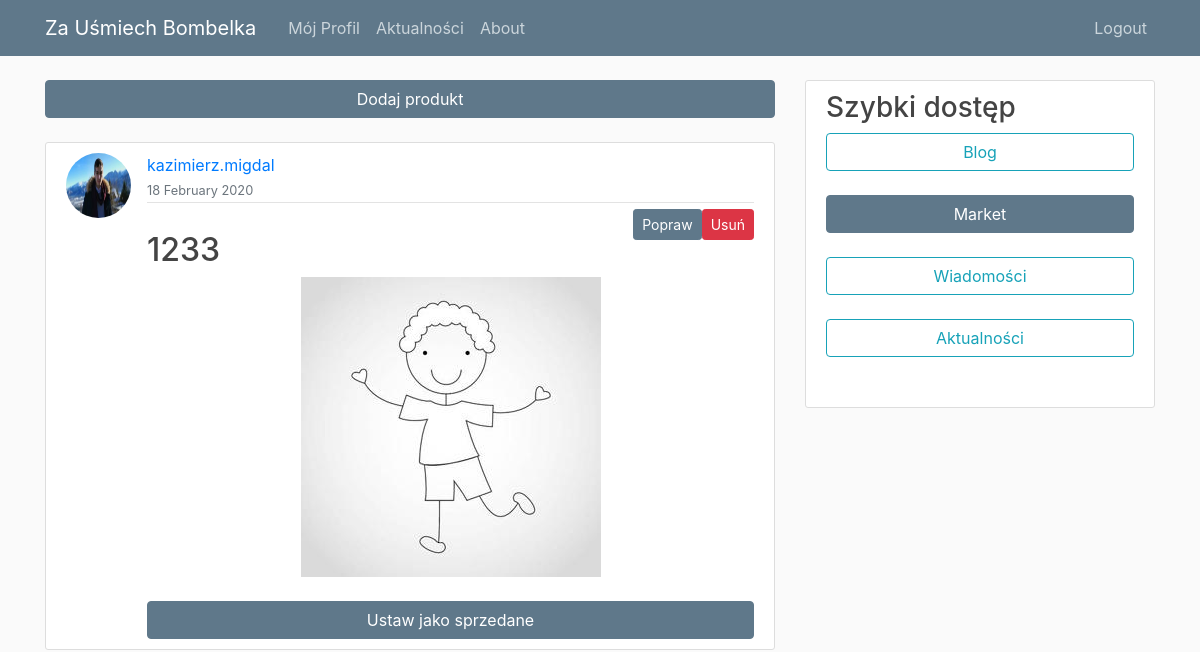
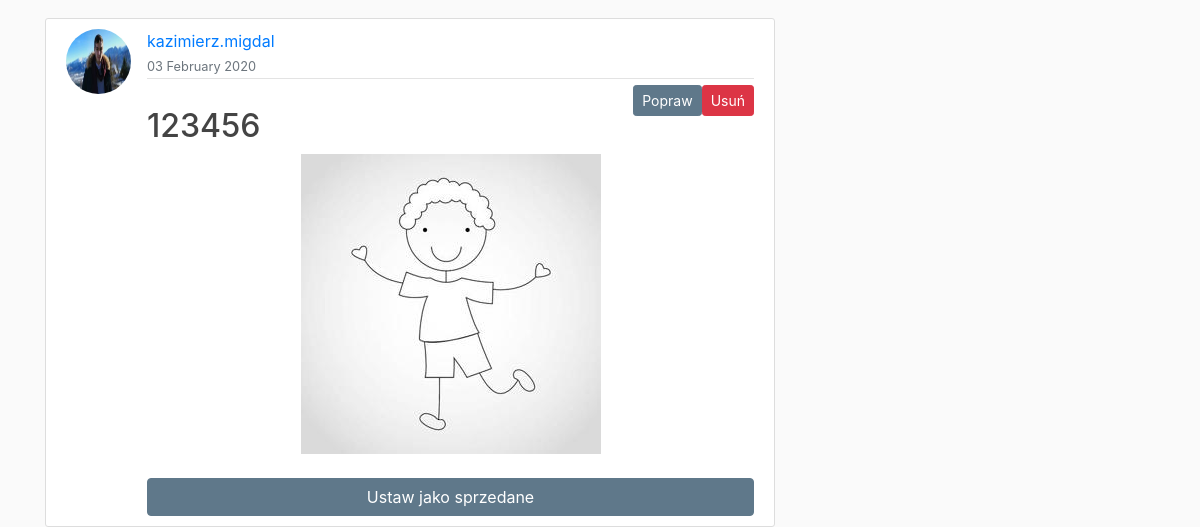
The app's page /market/ (signed in, upper part), older data (2 pictures, top to bottom).
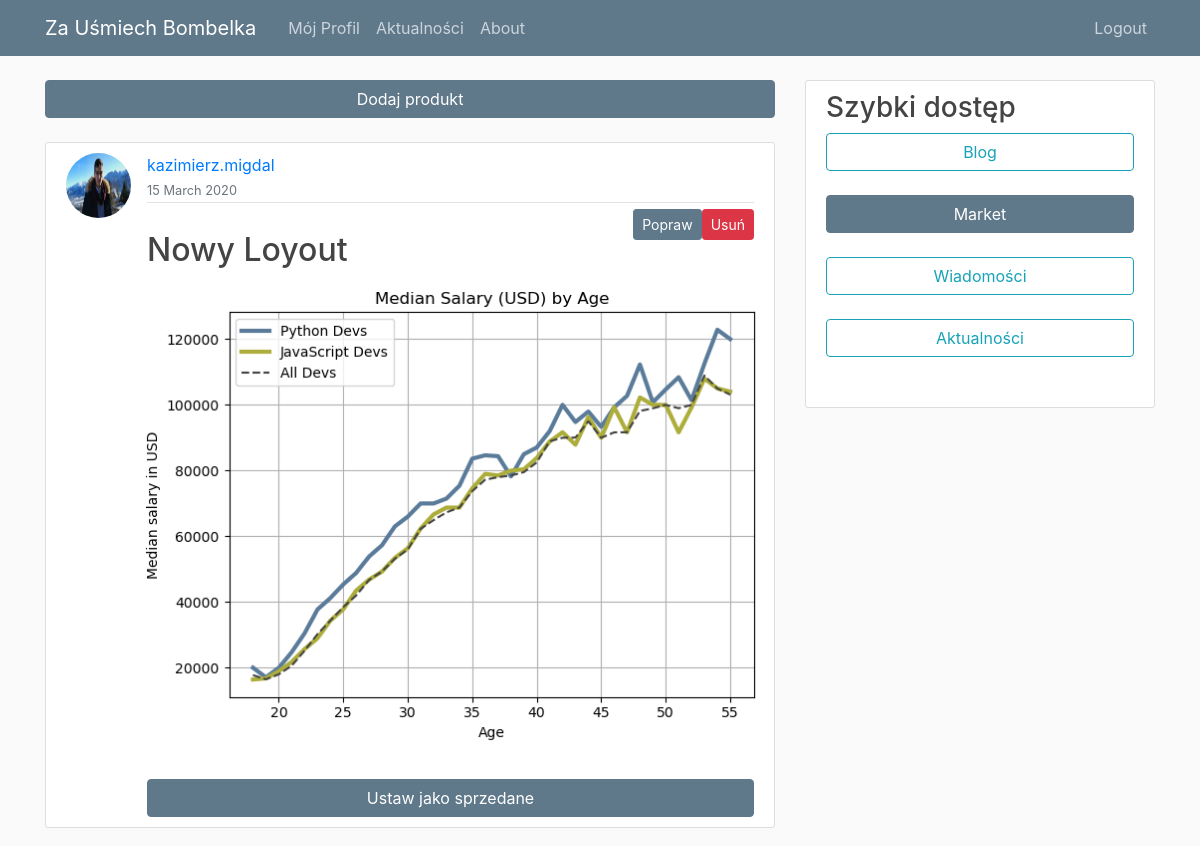
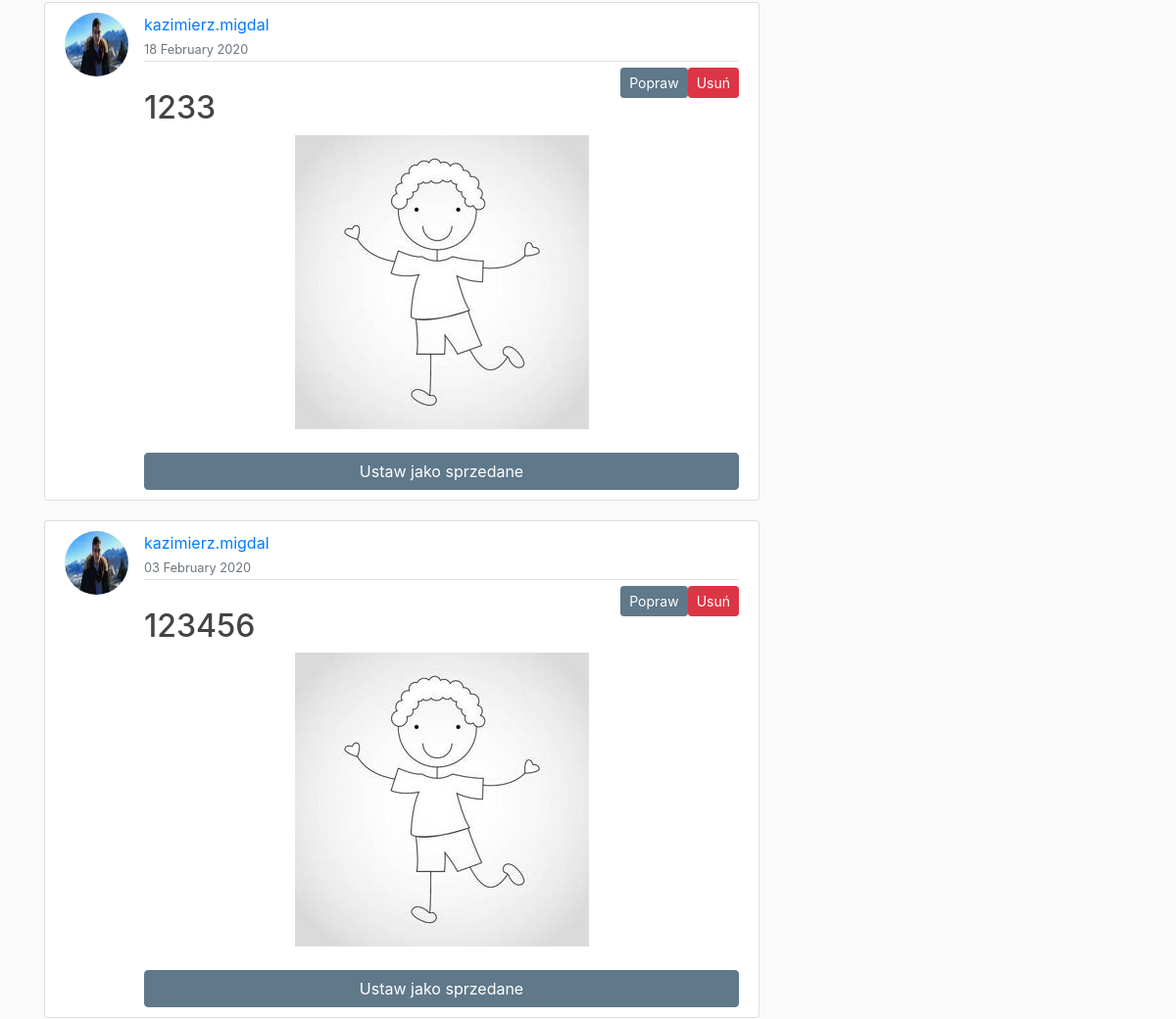
The same page, newer data (2 pictures, top to bottom).
### market/models.py (models this page shows, shortened)
class Product(models.Model):
    author = models.ForeignKey(User, on_delete=models.CASCADE)
    date_posted = models.DateTimeField(default=timezone.now)
    title = models.CharField(max_length=100, verbose_name='')
    description = models.TextField(verbose_name='')
    photo_1 = models.ImageField(default='default_1.jpg', upload_to='product_pics', verbose_name='')
    photo_2 = models.ImageField(default='default_1.jpg', upload_to='product_pics', verbose_name='')
    photo_3 = models.ImageField(default='default_1.jpg', upload_to='product_pics', verbose_name='')
    SEX_TAG_CHOISE= [('Boy','Chłopca'),('Girl', 'Dziewczynki'), ('Unisex', 'Zarówno dla chłopca jaki i dziewczynki')]
    tag_sex = models.CharField(max_length=6, choices = SEX_TAG_CHOISE, default='Unisex', verbose_name='')
    tag_age = models.IntegerField(choices = [(1,'< 1 miesiąc'),
                                            (2,'< 3 miesiące'),
                                            (3,'< 6 miesięcy'),
                                            (4,'< 1 rok'),
                                            (5,'< 1.5 roku'),
                                            (6,'< 2 lata'),
                                            (7,'Ponad 2 lata')],
                                                                 default=1, verbose_name='')

### users/models.py (models this page shows, shortened)
class Profile(models.Model):
    user = models.OneToOneField(User, on_delete=models.CASCADE)
    image = models.ImageField(default='default.jpg', upload_to='profile_pics')
    description = models.TextField(default='Brak opisu')
    SEX_TAG_CHOISE = [('Boy','dla chłopca'),('Girl', 'dla dziewczynki'), ('Unisex', 'zarówno dla chłopca jaki i dziewczynki')]
    AGE_TAG_CHOISE =[(1,'< 1 miesiąca'),(2,'< 3 miesiący'),(3,'< 6 miesięcy'),(4,'< 1 rok'),(5,'< 1.5 roku'),(6,'< 2 lat'),(7,'Ponad 2 lat')]
    interested_sex_tag = models.CharField(max_length=6, choices = SEX_TAG_CHOISE, default='Unisex')
    interested_age_tag = models.IntegerField(choices=AGE_TAG_CHOISE, default=1)
    sold_sex_tag = models.CharField(max_length=6, choices = SEX_TAG_CHOISE, default='Unisex')
    sold_age_tag = models.IntegerField(choices=AGE_TAG_CHOISE, default=1)

### market/views.py (the view)
# urls.py: path('', ProductListView.as_view(), name='market-home'),
class ProductListView(LoginRequiredMixin,ListView):
    model = Product
    context_object_name = 'products'
    template_name = 'market/index.html'
    ordering = ['-date_posted']
    def get_context_data(self, **kwargs):
        context = super().get_context_data(**kwargs)
        context['section'] = 'market'
        return context

### market/templates/market/index.html
{% extends "blog/base.html" %}
{% block content %}
<div class="sticky-top">
    <a class="mr-2" href="{% url 'product-create' %}"><button class="btn btn-sample btn-block">Dodaj produkt</button></a>
</div>
{% for product in products %}
<article class="media content-section">
    <img class="rounded-circle article-img" src="{{ product.author.profile.image.url }}">
    <div class="media-body">
        <div class="article-metadata">
            <a class="mr-2" href="{% url 'profile' product.author %}">{{ product.author }}</a>
            <br>
            <small class="text-muted">{{ product.date_posted|date:"d F Y" }}</small>
            {% if product.author == user %}
                <div class="article-title" >
                    <a class="btn btn-danger btn-sm float-right mt-2" href="{% url 'product-delete' product.id%}">Usuń</a>
                    <a class="btn btn-sample btn-sm float-right mt-2" href="{% url 'product-update' product.id%}">Popraw</a>
                </div>
            {% endif %}
        </div>
        <br>
        <h2><a class="article-title" href="{% url 'product-detail' product.id %}">{{ product.title }}</a></h2>
         <div class = "row justify-content-center">
            <img class="img-fluid" alt="Responsive image" src="{{ product.photo_1.url }}">
        </div>
        <br>
        {% if product.author == user %}
            <button class="btn btn-sample btn-block">Ustaw jako sprzedane</button>
        {% else %}
            <button class="btn btn-sample btn-block">Skontaktuj się by kupić</button>
        {% endif %}
    </div>
</article>
{% endfor %}
{% endblock content %}

### blog/templates/blog/base.html (shortened to what this page needs)
{% load static %}
<!DOCTYPE html>
<html>
<head>
    <link rel="stylesheet" href="https://maxcdn.bootstrapcdn.com/bootstrap/4.0.0/css/bootstrap.min.css">
    <link rel="stylesheet" href="https://cdnjs.cloudflare.com/ajax/libs/font-awesome/4.7.0/css/font-awesome.min.css">
    <link rel="stylesheet" type="text/css" href="{% static 'blog/main.css' %}">
</head>
<body>
  <header class="site-header">
    <nav class="navbar navbar-expand-md navbar-dark bg-steel fixed-top">
      <div class="container">
        <a class="navbar-brand mr-4" href="{% url 'blog-home' %}">Za Uśmiech Bombelka</a>
        <div class="collapse navbar-collapse" id="navbarToggle">
          <div class="navbar-nav mr-auto">
            {% if user.is_authenticated%}
              <a class="nav-item nav-link" href="{% url 'profile' request.user.username %}">Mój Profil</a>
              <a class="nav-item nav-link" href="{% url 'actions' %}">Aktualności</a>
            {% endif %}
            <a class="nav-item nav-link" href="{% url 'blog-about' %}">About</a>
          </div>
          <div class="navbar-nav">
            {% if user.is_authenticated %}
              <a class="nav-item nav-link" href="{% url 'logout' %}">Logout</a>
            {% else %}
              <a class="nav-item nav-link" href="{% url 'login' %}">Login</a>
              <a class="nav-item nav-link" href="{% url 'register' %}">Register</a>
            {% endif %}
          </div>
        </div>
      </div>
    </nav>
  </header>
<main role="main" class="container">
  <div class="row">
    <div class="col-md-8">
      {% block content %}{% endblock %}
    </div>
    <div class="col-md-4">
      <div class="content-section sticky-top">
        <h3>Szybki dostęp</h3>
        <p class='text-muted'>
            {% if user.is_authenticated%}
              <a class="mr-2" href="{% url 'blog-home' %}"><button {%if section == 'blog' %} class="btn btn-sample btn-block"{% endif %}class="btn btn-outline-info btn-block">Blog</button></a>
              <a class="mr-2" href="{% url 'market-home' %}"><button {%if section == 'market' %} class="btn btn-sample btn-block"{% endif %}class="btn btn-outline-info btn-block">Market</button></a>
              <a class="mr-2" href="#"><button {%if section == 'Wiadomości' %} class="btn btn-sample btn-block"{% endif %}class="btn btn-outline-info btn-block">Wiadomości</button></a>
               <a class="mr-2" href="{% url 'actions' %}"><button {%if section == 'actions' %} class="btn btn-sample btn-block"{% endif %}class="btn btn-outline-info btn-block">Aktualności</button></a>
            {% endif %}
      </div>
    </div>
  </div>
</main>
</body>
</html>

### blog/static/blog/main.css (style rules this page uses)
body { background: #fafafa; color: #333333; margin-top: 5rem; }
h1, h2, h3, h4, h5, h6 { word-wrap: break-word; -webkit-hyphens: auto; -moz-hyphens: auto; -ms-hyphens: auto; -o-hyphens: auto; hyphens: auto; color: #444444; }
.sticky-top { top:56px; }
.bg-steel { background-color: #5f788a; }
.site-header .navbar-nav .nav-link { color: #cbd5db; }
.content-section { background: #ffffff; padding: 10px 20px; border: 1px solid #dddddd; border-radius: 3px; margin-bottom: 20px; top:56px; }
.article-title { color: #444444; }
.article-img { height: 65px; width: 65px; margin-right: 16px; }
.article-metadata { padding-bottom: 1px; margin-bottom: 4px; border-bottom: 1px solid #e3e3e3 }
.btn-sample { color: #ffffff; background-color: #5F788A; border-color: #5F788A; }

Row changes from the older to the newer data that the page shows:
added Product: author.profile.image (picture), author "kazimierz.migdal", date_posted "15 March 2020", shows "Usuń", title "Nowy Loyout", photo_1 (picture), shows "Ustaw jako sprzedane"
